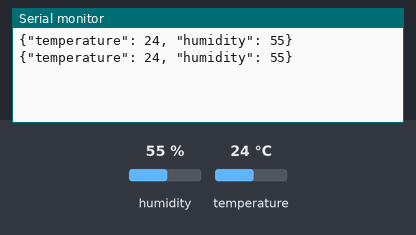
The sketch below on a simulated Arduino Uno, built with avr-gcc and run on an emulated ATmega328P. Shown: the last lines printed to the serial monitor. The test bench sets the inputs (shaded band); at power-on: humidity 55 %, temperature 24 °C.

Above: at 3.3 s.
3.4 s: humidity set to 22 %
At 6.1 s:
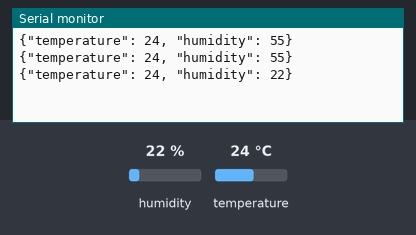
6.7 s: temperature set to 12 °C
At 8.9 s:
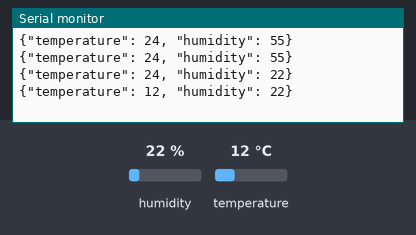
10.0 s: humidity set to 40 %
At 11.6 s:
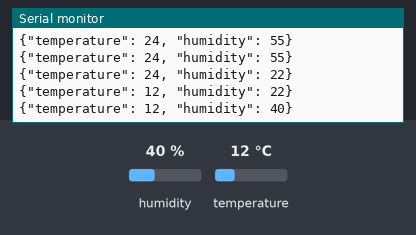
Timing chart, 0 to 13.1 s (numbered marks = the images above; inputs shaded):
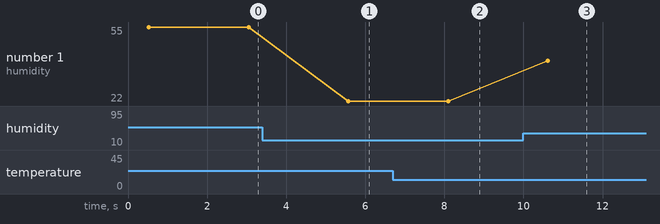

The sketch:

tempreture-and-himidity-sensor-arduino.ino
```cpp
// (licence header left out)
// Include the DHT11 library for interfacing with the sensor.
#include <DHT11.h>

DHT11 dht11(2);

void setup() {
    Serial.begin(9600);
}

void loop() {
    int temperature = 0;
    int humidity = 0;

    int result = dht11.readTemperatureHumidity(temperature, humidity);

    if (result == 0 && temperature != 0 && humidity != 0) {
        char buffer[64];
        snprintf(buffer, sizeof(buffer), "{\"temperature\": %d, \"humidity\": %d}", temperature, humidity);
        Serial.println(buffer);
    } else {
        char errorBuffer[64];
        snprintf(errorBuffer, sizeof(errorBuffer), "{\"error\": \"%s\"}", DHT11::getErrorString(result));
        Serial.println(errorBuffer);
    }

    delay(2000);
}
```

Measured:
- after the input at 3.4 s, the serial monitor: prints a new line after 2.2 s (image 1)
- after the input at 6.7 s, the serial monitor: prints a new line after 1.4 s (image 2)
- after the input at 10.0 s, the serial monitor: prints a new line after 0.62 s (image 3)
- plotted number 1: 55 → 22 after the input at 3.4 s, 22 → 40 after the input at 10.0 s
